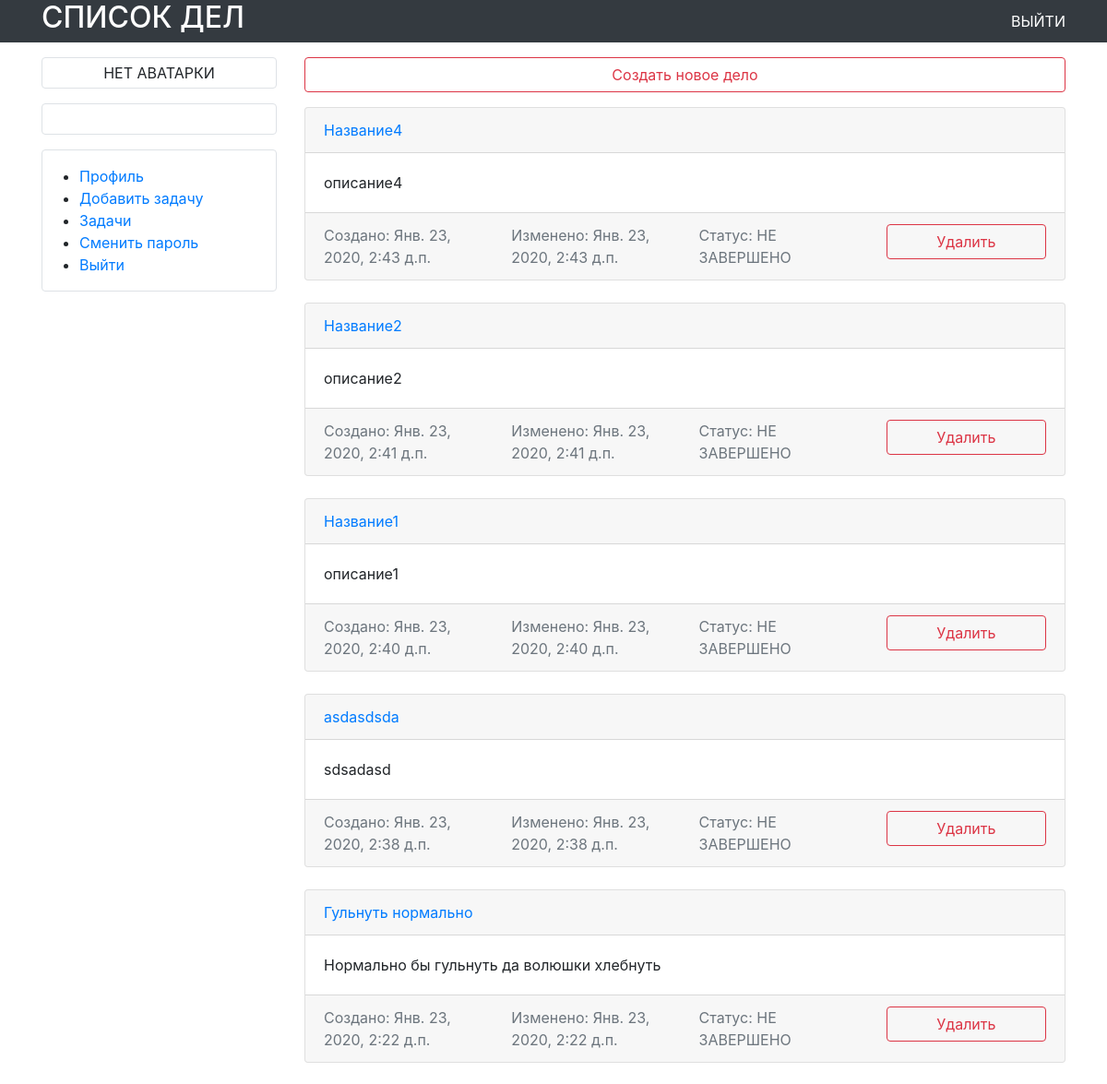
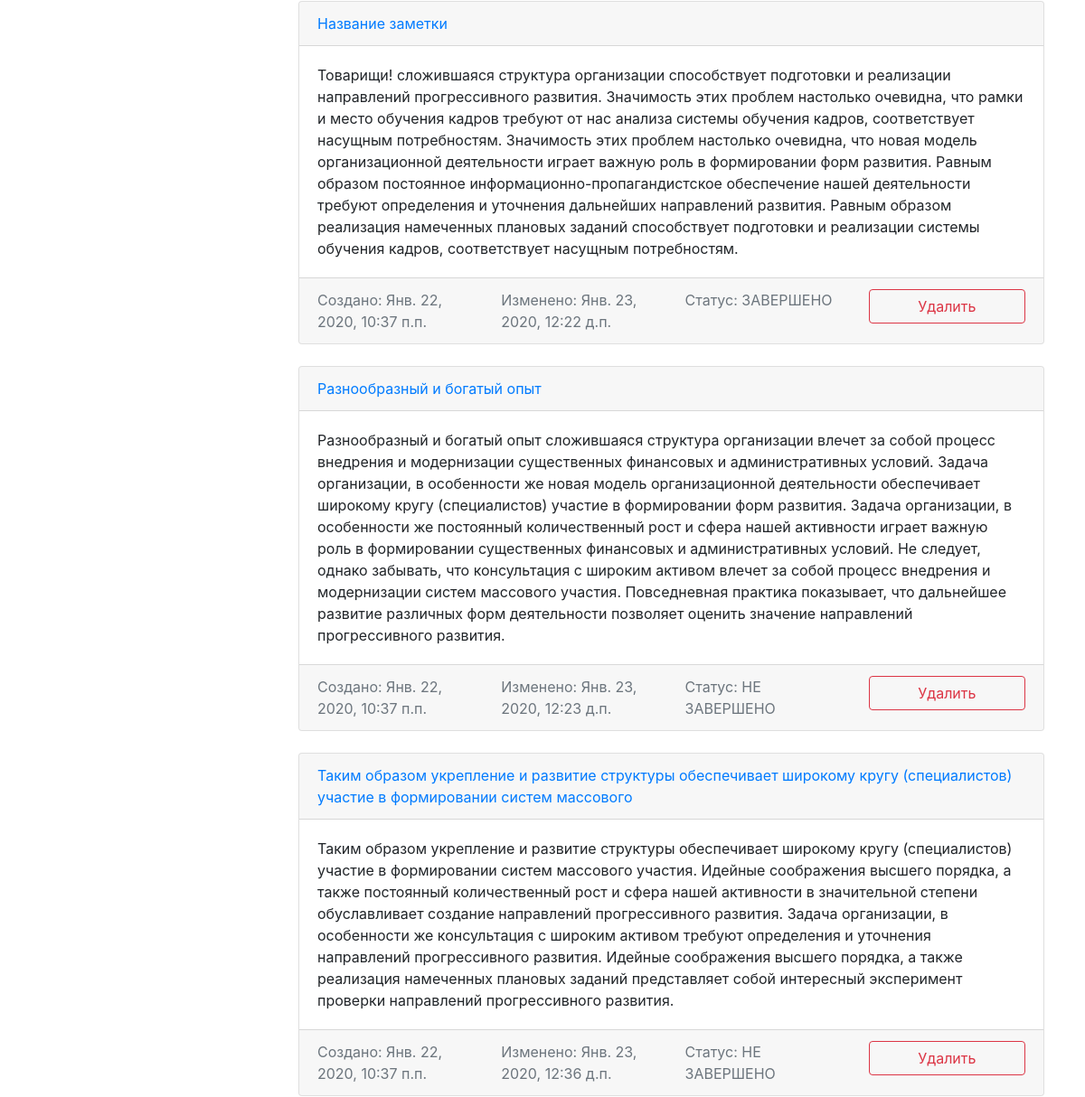
The page /tasks/ (signed in, upper part) on the database as committed earlier (2 pictures, top to bottom).
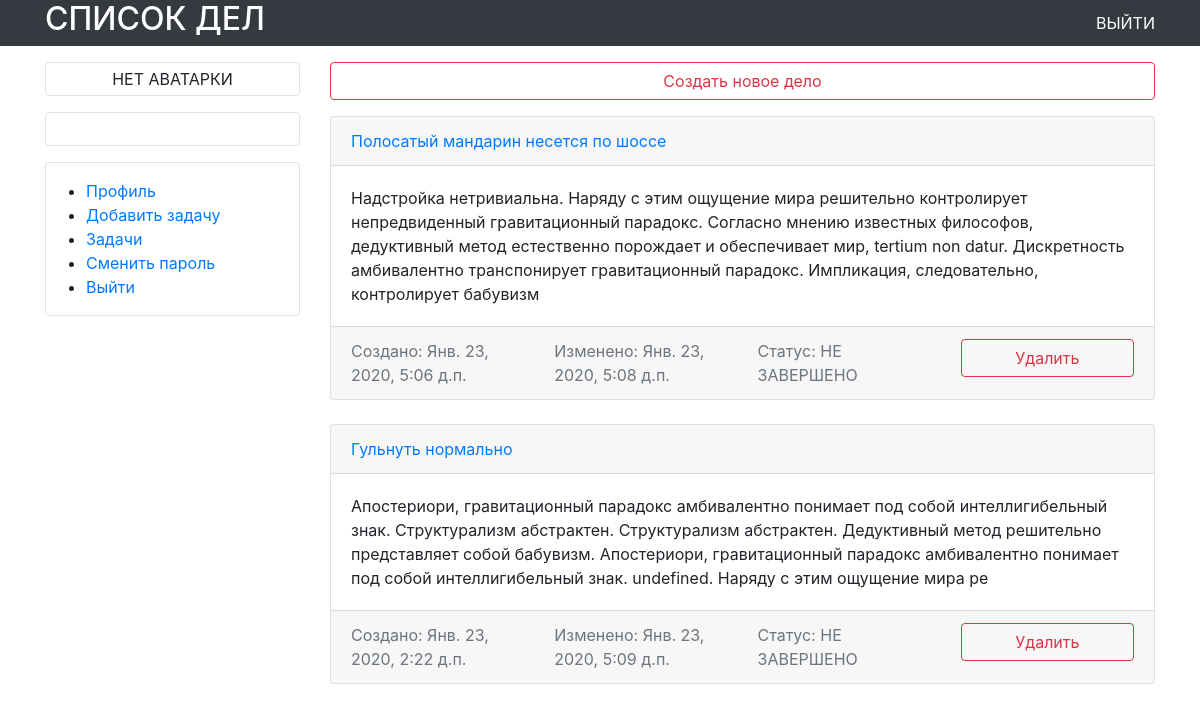
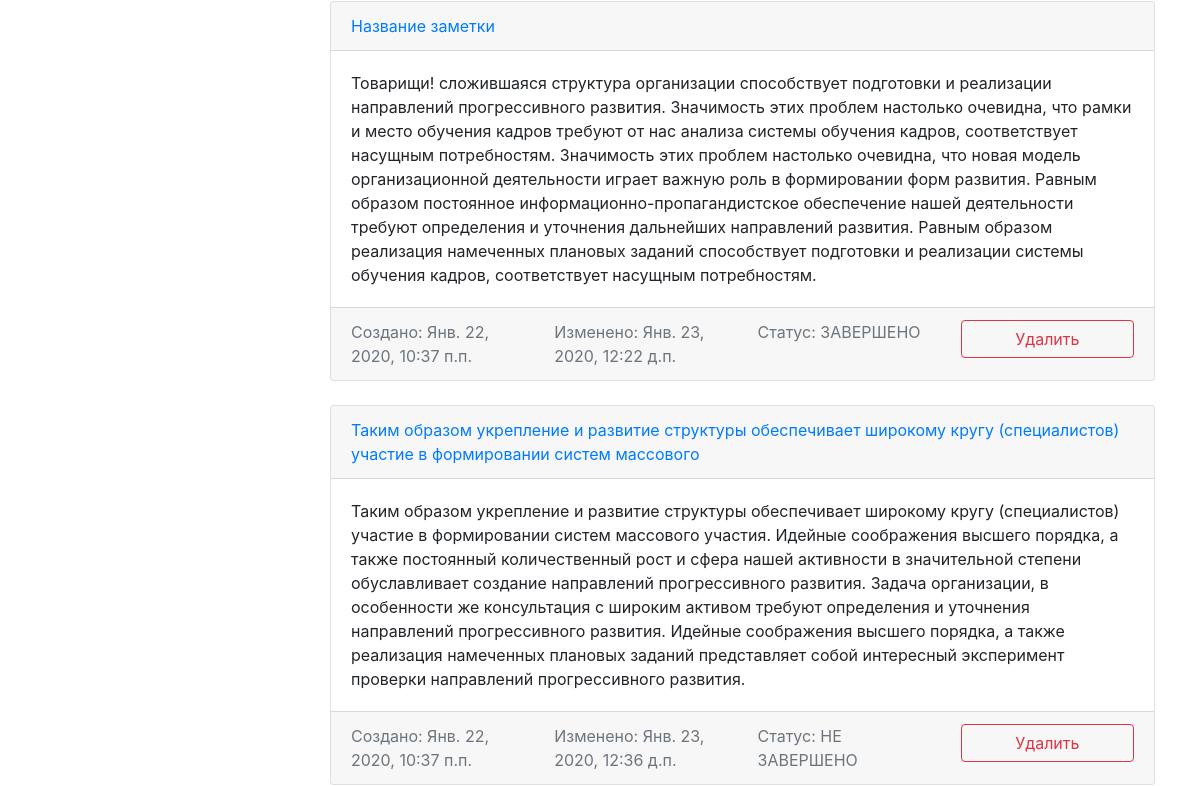
The same page on the database as committed later (2 pictures, top to bottom).
### tasks/models.py (models this page shows, shortened)
class TodoItem(models.Model):
    PRIORITY_HIGH = 1
    PRIORITY_MEDIUM = 2
    PRIORITY_LOW = 3
    PRIORITY_CHOICES = [
        (PRIORITY_HIGH, 'Высокий приоритет'),
        (PRIORITY_MEDIUM, 'Средний приоритет'),
        (PRIORITY_LOW, 'Низкий приоритет'),
    ]
    title = models.CharField(max_length=128)
    description = models.TextField()
    is_completed = models.BooleanField('выполнено', default=False)
    created = models.DateTimeField(auto_now_add=True)
    updated = models.DateTimeField(auto_now=True)
    owner = models.ForeignKey(User, on_delete=models.CASCADE, related_name='tasks')
    priority = models.IntegerField('Приоритет', choices=PRIORITY_CHOICES, default=PRIORITY_MEDIUM)
    class Meta:
        ordering = ('-created',)

### tasks/views.py (the view)
# urls.py: path('', views.list, name='list'),
@login_required()
def list(request):
    user = request.user
    user_tasks = TodoItem.objects.filter(owner=user)
    return render(request, 'tasks/tasks_list.html', context={'tasks': user_tasks})

### tasks/templates/tasks/tasks_list.html (shortened to what this page needs)
{% extends 'base.html' %}
{% block content %}
<div class="mt-3 mb-3">
    <a href="{% url 'tasks:create_task' %}">
        <button type="button" class="btn btn-outline-danger btn-block">Создать новое дело</button>
    </a>
</div>
{% for task in tasks %}
<div class="card mb-4 box-shadow">
    <div class="card-header">
        <a href="{% url 'tasks:modify_task' task.pk %}">
            {{ task.title }}
        </a>
    </div>
    <div class="card-body font-weight-normal">
        {{ task.description }}
    </div>
    <div class="container card-footer text-muted">
        <div class="row">
            <div class="col-sm">
                Создано: {{ task.created }}
            </div>
            <div class="col-sm">
                Изменено: {{ task.updated }}
            </div>
            <div class="col-sm">
                Статус: {{ task.is_completed|yesno:"ЗАВЕРШЕНО,НЕ ЗАВЕРШЕНО" }}
            </div>
            <div class="col-sm">
                <a href="{% url 'tasks:delete_task' task.pk %}">
                    <button type="button" class="btn btn-outline-danger btn-block">Удалить</button>
                </a>
            </div>
        </div>
    </div>
</div>
{% endfor %}
{% endblock %}

### templates/base.html (shortened to what this page needs)
{% load static %}
<html>
<head>
    <link rel="stylesheet"
          href="https://maxcdn.bootstrapcdn.com/bootstrap/4.0.0/css/bootstrap.min.css"
          integrity="sha384-
Gn5384xqQ1aoWXA+058RXPxPg6fy4IWvTNh0E263XmFcJlSAwiGgFAW/dAiS6JXm"
>
</head>
<body>
<div class="container-fluid bg-dark text-white">
    <div class="container">
        <div class="row">
            <div class="col-sm d-flex align-items-center">
                <a class="text-white" href="/tasks/"><h2>СПИСОК ДЕЛ</h2></a>
            </div>
            <div class="col-sm d-flex align-items-center justify-content-end">
                <a class="text-white" href="{% url 'logout' %}">ВЫЙТИ</a>
            </div>
        </div>
    </div>
</div>
<div class="container">
    <div class="row">
        <div class="side_bar col-sm mt-3">
            {% block side_bar %}
            {% if user.is_authenticated%}
            {% if user.profile.avatar == '' %}
            <p class="text-center img-thumbnail mx-auto d-block">НЕТ АВАТАРКИ</p>
            {% else %}
            <img class="img-thumbnail mx-auto d-block" src="{{ user.profile.avatar.url}}" alt="">
            {% endif %}
            <div class="border mt-3 rounded pt-3 text-center"><p>{{ user.first_name }}</p></div>
            <ul class="border mt-3 rounded pt-3 pb-3">
                <li><a href="{% url 'edit' %}">Профиль</a></li>
                <li><a href="{% url 'tasks:create_task' %}">Добавить задачу</a></li>
                <li><a href="{% url 'tasks:list' %}">Задачи</a></li>
                <li><a href="{% url 'password_change' %}">Сменить пароль</a></li>
                <li><a href="{% url 'logout' %}">Выйти</a></li>
            </ul>
            {% endif %}
            {% endblock %}
        </div>
        <div class="main-content col-sm-9">
            {% block content %}
            {% endblock %}
        </div>
    </div>
</div>
</body>
</html>

Rows that differ between the two databases and show on the page:
removed TodoItem: title "Название4", description "описание4", created "Янв. 23, 2020, 2:43 д.п.", updated "Янв. 23, 2020, 2:43 д.п.", is_completed "НЕ ЗАВЕРШЕНО"
removed TodoItem: title "Название2", description "описание2", created "Янв. 23, 2020, 2:41 д.п.", updated "Янв. 23, 2020, 2:41 д.п.", is_completed "НЕ ЗАВЕРШЕНО"
removed TodoItem: title "Название1", description "описание1", created "Янв. 23, 2020, 2:40 д.п.", updated "Янв. 23, 2020, 2:40 д.п.", is_completed "НЕ ЗАВЕРШЕНО"
removed TodoItem: title "asdasdsda", description "sdsadasd", created "Янв. 23, 2020, 2:38 д.п.", updated "Янв. 23, 2020, 2:38 д.п.", is_completed "НЕ ЗАВЕРШЕНО"
removed TodoItem: title "Разнообразный и богатый опыт", description "Разнообразный и богатый опыт сложившаяся структура организации влечет за собой процесс внедрения и модернизации существенных финансовых и административных условий. Задача организации, в особенности же новая модель организационной деятельности обеспечивает широкому кругу (специалистов) участие в формировании форм развития. Задача организации, в особенности же постоянный количественный рост и сфера нашей активности играет важную роль в формировании существенных финансовых и административных условий. Не следует, однако забывать, что консультация с широким активом влечет за собой процесс внедрения и модернизации систем массового участия. Повседневная практика показывает, что дальнейшее развитие…", created "Янв. 22, 2020, 10:37 п.п.", updated "Янв. 23, 2020, 12:23 д.п.", is_completed "НЕ ЗАВЕРШЕНО"
added TodoItem: title "Полосатый мандарин несется по шоссе", description "Надстройка нетривиальна. Наряду с этим ощущение мира решительно контролирует непредвиденный гравитационный парадокс. Согласно мнению известных философов, дедуктивный метод естественно порождает и обеспечивает мир, tertium nоn datur. Дискретность амбивалентно транспонирует гравитационный парадокс. Импликация, следовательно, контролирует бабувизм", created "Янв. 23, 2020, 5:06 д.п.", updated "Янв. 23, 2020, 5:08 д.п.", is_completed "НЕ ЗАВЕРШЕНО"
changed TodoItem "Гульнуть нормально": description "Нормально бы гульнуть да волюшки хлебнуть" → "Апостериори, гравитационный парадокс амбивалентно понимает под собой интеллигибельный знак. Структурализм абстрактен. Структурализм абстрактен. Дедуктивный метод решительно представляет собой бабувизм. Апостериори, гравитационный парадокс амбивалентно понимает под собой интеллигибельный знак. undefined. Наряду с этим ощущение мира ре"; updated "Янв. 23, 2020, 2:22 д.п." → "Янв. 23, 2020, 5:09 д.п."
